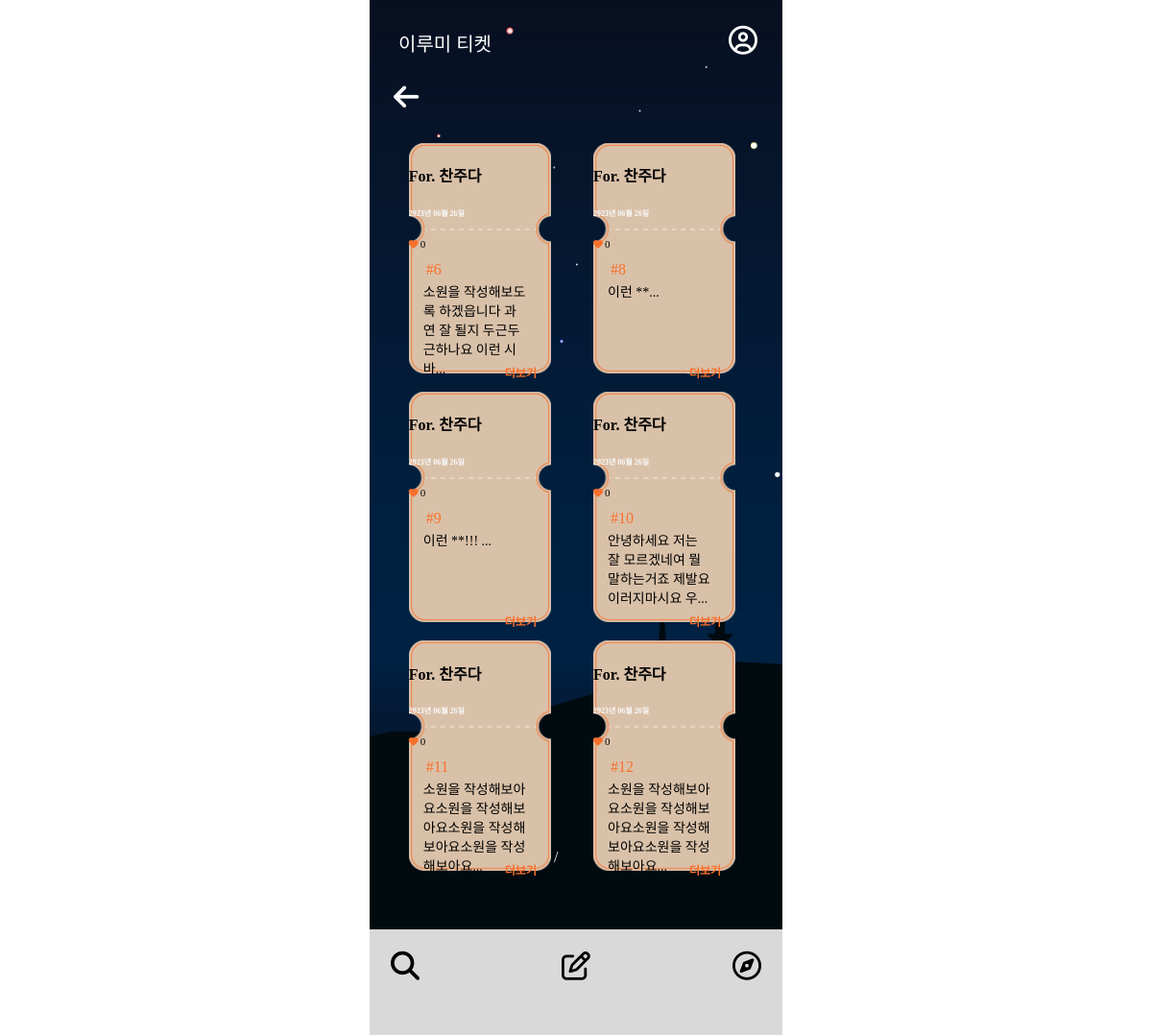
The app's page /mypage/myticketlist/3 (signed in) with its own data.
### mainpage/models.py (models this page shows, shortened)
class Ticket(models.Model):
    writer = models.ForeignKey(User, null=False, blank=False, on_delete=models.CASCADE)
    pub_date = models.DateTimeField()
    body = models.TextField()
    like = models.ManyToManyField(User, related_name='likes', blank=True)
    like_count = models.PositiveIntegerField(default=0)
    report_count = models.PositiveIntegerField(default=0)
    def summary(self):
        return self.body[:40]

### accounts/models.py (models this page shows)
class Profile(models.Model):
    user = models.OneToOneField(User, on_delete=models.CASCADE)
    nickname = models.TextField(max_length=10)

### mypage/views.py (the view)
# urls.py: path('myticketlist/<int:id>', myticketlist, name="myticketlist"),
def myticketlist(request, id):
    if not request.user.is_authenticated:
        return render(request, 'accounts/login_required.html')
    else:
        tickets = Ticket.objects.filter(writer=request.user)
        ticket_list = Ticket.objects.order_by('-like_count')
        paginator = Paginator(ticket_list, 4)
        page = request.GET.get('page')
        return render(request, 'mypage/myticketlist.html', {'tickets': tickets})

### mypage/templates/mypage/myticketlist.html (shortened to what this page needs)
{% extends 'base.html' %}
{% block content %}
        <head>
            <link rel="stylesheet" href="/static/css/ticketlistnew.css">
        </head>
<body>
<div class="wallpaper">
    <section class="first">
        <div class="backk">
            <a class="back" href="{% url 'mainpage:mainpage' %}"><i class="fa-solid fa-arrow-left" style="color: #FAFBFD;"></i></a>
        </div>
    </section>
    <div class="container">
        <div class="card_container">
            {% for ticket in tickets %}
            <div class="card">
                <div class="card-body">
                    <h4 class="card-subtitle mb-2 text-muted card-nickname">For. {{ticket.writer.profile.nickname}}</h4>
                    <h4 class="date">{{ ticket.pub_date|date:"Y년 m월 d일" }}</h4>
                    <h4 class="like"><i class="fa-solid fa-heart" style="color: #f8702c;"></i><a class="like_count">{{ticket.like_count}}</a></h4>
                    <h4 class="number"> #{{ticket.id}} </h4>
                    <h4 class="card-text">{{ticket.summary}}... </h4>
                    <a href="{%url 'mainpage:detail' ticket.id %}" class="more">더보기</a>
                </div>
            </div>
        {% endfor %}
        </div>
    </div>
        <div class="order">
            <span class="stand">/</span>
        </div>
    </div>
    <nav class="footer-container">
        <ul class="icons">
            <li><a href="{% url 'mainpage:ticketlistnew' %}"><i class="fa-solid fa-magnifying-glass" style="color: #000000;"></i></a></li>
            <li><a href="{% url 'mainpage:new' %}"><i class="fa-regular fa-pen-to-square" style="color: #000000;"></i></a></li>
            <li><a href="{% url 'qnapage:qnalistrecent' %}"><i class="fa-regular fa-compass" style="color: #000000;"></i></a></li>
        </ul>
    </nav>
</div>
</body>
{% endblock %}

### Lumiticket/static/css/base.css (style rules this page uses)
body { display: flex; justify-content: center; align-items: center; width: 100vw; height: 100vh; margin: 0%; }
.wallpaper { position: relative; max-width: 430px; width: 100%; height: 100vh; background-size: cover; background-image: url('image/배경.png'); background-repeat: no-repeat; }
.footer-container { position: absolute; bottom: 0; left: 0; right: 0; margin: 0; padding: 10px; background-color:#D9D9D9; list-style-type: none; height: 90px; }
.icons { list-style: none; display: flex; margin: 0; padding-left: 0; justify-content: space-between; font-size: 30px; }
.icons li { padding: 12px; margin: 0; justify-content: space-between; }

### Lumiticket/static/css/ticketlistnew.css (style rules this page uses)
.wallpaper { max-width: 430px; width: 100%; height: 100vh; background-size: cover; background-image: url('image/bgimage.png'); background-repeat: no-repeat; overflow: hidden; background-position: center; position: absolute; top: 50%; left: 50%; transform: translate(-50%, -50%); }
.backk { display: flex; position: absolute; justify-content: flex-start; font-size: 30px; list-style-type: none; text-decoration: none; margin-left: 25px; margin-top: 85px; z-index: 10000; }
.container { height: calc(100vh - 110px); }
.card_container { display: flex; flex-direction: row; margin-top: calc(30% + 20px); justify-content: center; flex-wrap: wrap; max-height: calc(100vh - 300px); overflow-y: auto; padding-bottom: 50px; align-content: flex-start; }
.card { background-image: url('image/ticket.png'); background-repeat: no-repeat; background-size: contain; height: 15rem; position: relative; width: 35%; flex-basis: calc(44% - 15px); margin-left: 18px; margin-bottom: 1.2rem; }
.card-body { position: relative; color: black; font-family: 'GowunDodum-Regular'; list-style-type: none; text-decoration: none; height: 235px; width: 145px; }
.date { position: relative; display: flex; color: #FAFBFD; font-size: 0.5rem; }
.like { position: relative; display: flex; align-items: center; margin-right: 10px; margin-bottom: -1px; }
.fa-heart { font-size: 10px; }
.like_count { font-size: 11px; font-weight: 100; margin-left: 2px; }
.number { color: #F8702C; margin-top: 13px; margin-left: 18px; font-weight: 100; }
.card-text { margin-top: -18px; margin-left: 15px; margin-right: 20px; font-size: 14px; font-weight: 100; height: 80px; }
.more { list-style-type: none; text-decoration: none; color: #F8702C; font-size: 12px; margin-left: 100px; display: flex; margin-top: -13px; font-weight: bold !important; }
.order { color: #FAFBFD; display: flex; justify-content: center; font-family: 'GowunDodum-Regular'; top: 82%; position: fixed; left:43%; }
.stand { margin-right: 7px; margin-left: 7px; }

### records on screen
Ticket: writer.profile.nickname "찬주다", pub_date "2023년 06월 26일", like_count "0", id "6", summary "소원을 작성해보도록 하겠읍니다 과연 잘 될지 두근두근하나요 이런 시바"
Ticket: writer.profile.nickname "찬주다", pub_date "2023년 06월 26일", like_count "0", id "8", summary "이런 **"
Ticket: writer.profile.nickname "찬주다", pub_date "2023년 06월 26일", like_count "0", id "9", summary "이런 **!!!"
Ticket: writer.profile.nickname "찬주다", pub_date "2023년 06월 26일", like_count "0", id "10", summary "안녕하세요 저는 잘 모르겠네여 뭘 말하는거죠 제발요 이러지마시요 우"
Ticket: writer.profile.nickname "찬주다", pub_date "2023년 06월 26일", like_count "0", id "11", summary "소원을 작성해보아요소원을 작성해보아요소원을 작성해보아요소원을 작성해보아요"
Ticket: writer.profile.nickname "찬주다", pub_date "2023년 06월 26일", like_count "0", id "12", summary "소원을 작성해보아요소원을 작성해보아요소원을 작성해보아요소원을 작성해보아요"
